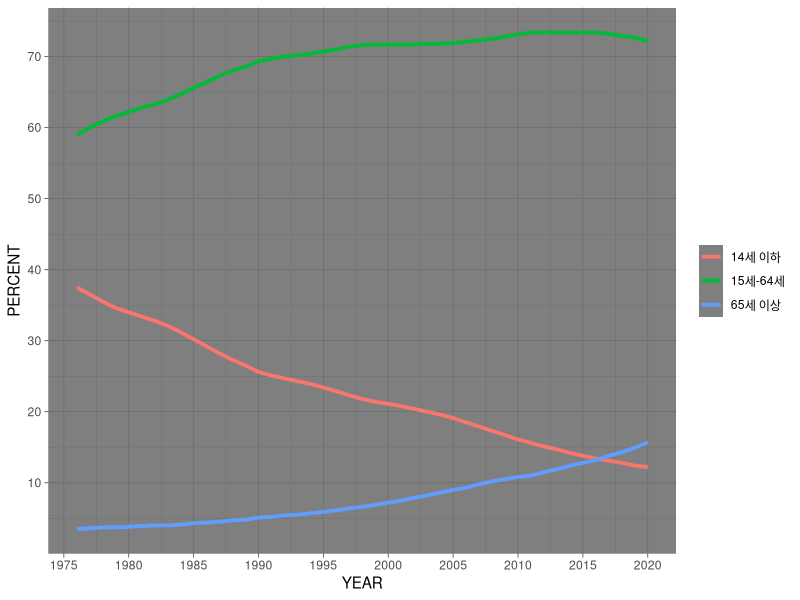

Write the R code that produced this figure.
library(ggplot2)
library(readxl)
library(reshape2)

oldAge <- read_excel("material/percent.xlsx")
as.data.frame(oldAge)

View(oldAge)
str(oldAge)

oldAge2 <- reshape2::melt(oldAge,id.vars="YEAR")
View(oldAge2)

oldAge3 <- ggplot(oldAge2,aes(x=YEAR,y=value,fill=variable)) 
oldAge3 +geom_line(aes(color=variable),size=1.3) + theme_dark()+theme(legend.title = element_blank()) + scale_x_continuous(breaks=seq(0, 2020, 5)) +  scale_y_continuous(breaks=seq(0, 100, 10)) +  ylab("PERCENT") 



